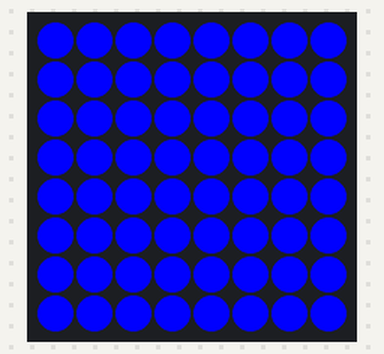
The sketch below on a simulated ESP32. On the bench: 8×8 RGB LED matrix (first LED top left, wired row by row). The strip is taken to match the declared colour order; what the sketch prints to the serial monitor is not drawn.

Above: at 2.1 s.

Measured:
- what the display in image 0 shows lasts 1.0 s, from 2.0 s to 3.0 s

The sketch:

assembly-test.ino
```cpp
#include <Adafruit_NeoMatrix.h>
#include <Adafruit_NeoPixel.h>
#include <RTClib.h>

/* Change this value if you connected the NeoPixel Matrix to a different
    Feather pin. The current value of 26 reflects A0 for the Feather
    Huzzah 32 board as described here:
    https://learn.adafruit.com/adafruit-huzzah32-esp32-feather/pinouts#gpio-and-analog-pins-2816355-15
*/
#define NEOPIN 26

RTC_DS3231 rtc; // Establish clock object

Adafruit_NeoMatrix matrix = Adafruit_NeoMatrix(8, 8, NEOPIN,
                            NEO_MATRIX_TOP  + NEO_MATRIX_LEFT +
                            NEO_MATRIX_ROWS + NEO_MATRIX_PROGRESSIVE,
                            NEO_RGBW + NEO_KHZ800);

void setup() {
  Serial.begin(115200);
  delay(1000);
  Serial.println("setup()");

  // Initialize the realtime clock
  Serial.println("Detecting RTC (or trying to anyway)");
  if (! rtc.begin()) {
    Serial.println("RTC Initialization Failed");
    Serial.flush();
    abort();
  }

  // Initialize the NeoMatrix
  Serial.println("Initializing the NeoPixel Matrix");
  pinMode(NEOPIN, OUTPUT);
  matrix.begin();
}

void loop() {
  Serial.println("loop()");
  Serial.println("Clearing display");
  matrix.fillScreen(0);
  matrix.show();
  delay(1000);
  Serial.println("Filling display with Blue");
  matrix.fillScreen(matrix.Color(0, 0, 255));
  matrix.show();
  delay(1000);
}
```
